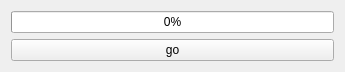
<?xml version="1.0" encoding="UTF-8"?>
<ui version="4.0">
 <class>Widget</class>
 <widget class="QWidget" name="Widget">
  <property name="geometry">
   <rect>
    <x>0</x>
    <y>0</y>
    <width>345</width>
    <height>68</height>
   </rect>
  </property>
  <property name="windowTitle">
   <string>Form</string>
  </property>
  <layout class="QVBoxLayout" name="verticalLayout">
   <item>
    <widget class="QProgressBar" name="progress">
     <property name="value">
      <number>0</number>
     </property>
    </widget>
   </item>
   <item>
    <widget class="QPushButton" name="button">
     <property name="text">
      <string>go</string>
     </property>
    </widget>
   </item>
  </layout>
 </widget>
 <resources/>
 <connections/>
</ui>
